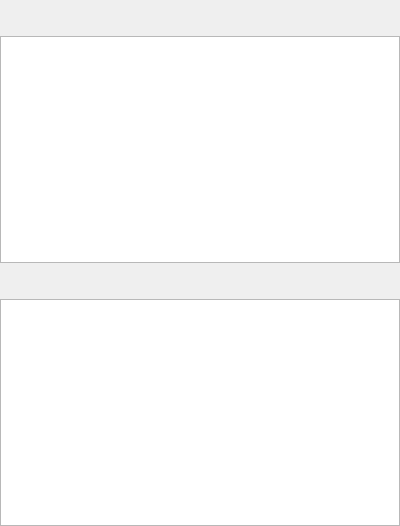
<?xml version="1.0" encoding="UTF-8"?>
<ui version="4.0">
 <class>SidebarWidget</class>
 <widget class="QWidget" name="SidebarWidget">
  <property name="geometry">
   <rect>
    <x>0</x>
    <y>0</y>
    <width>400</width>
    <height>526</height>
   </rect>
  </property>
  <property name="windowTitle">
   <string>Form</string>
  </property>
  <layout class="QVBoxLayout" name="baseLayout">
   <property name="spacing">
    <number>0</number>
   </property>
   <property name="leftMargin">
    <number>0</number>
   </property>
   <property name="topMargin">
    <number>0</number>
   </property>
   <property name="rightMargin">
    <number>0</number>
   </property>
   <property name="bottomMargin">
    <number>0</number>
   </property>
   <item>
    <widget class="QSplitter" name="sidebarSplitter">
     <property name="orientation">
      <enum>Qt::Vertical</enum>
     </property>
     <property name="opaqueResize">
      <bool>false</bool>
     </property>
     <property name="handleWidth">
      <number>0</number>
     </property>
     <property name="childrenCollapsible">
      <bool>false</bool>
     </property>
     <widget class="SidebarHeaderWidget" name="fileHeaderWidget" native="true">
      <property name="sizePolicy">
       <sizepolicy hsizetype="Preferred" vsizetype="Fixed">
        <horstretch>0</horstretch>
        <verstretch>0</verstretch>
       </sizepolicy>
      </property>
     </widget>
     <widget class="FileTreeView" name="fileTreeView">
      <property name="styleSheet">
       <string notr="true">color: #ffffff;</string>
      </property>
     </widget>
     <widget class="SidebarHeaderWidget" name="gitHeaderWidget" native="true">
      <property name="sizePolicy">
       <sizepolicy hsizetype="Preferred" vsizetype="Fixed">
        <horstretch>0</horstretch>
        <verstretch>0</verstretch>
       </sizepolicy>
      </property>
     </widget>
     <widget class="GitTreeView" name="gitTreeView">
      <property name="styleSheet">
       <string notr="true">color: #ffffff;</string>
      </property>
     </widget>
    </widget>
   </item>
  </layout>
 </widget>
 <customwidgets>
  <customwidget>
   <class>FileTreeView</class>
   <extends>QTreeView</extends>
   <header>src/filetreeview.h</header>
  </customwidget>
  <customwidget>
   <class>SidebarHeaderWidget</class>
   <extends>QWidget</extends>
   <header>src/sidebarheaderwidget.h</header>
   <container>1</container>
  </customwidget>
  <customwidget>
   <class>GitTreeView</class>
   <extends>QTreeView</extends>
   <header>src/gittreeview.h</header>
  </customwidget>
 </customwidgets>
 <resources/>
 <connections/>
</ui>
